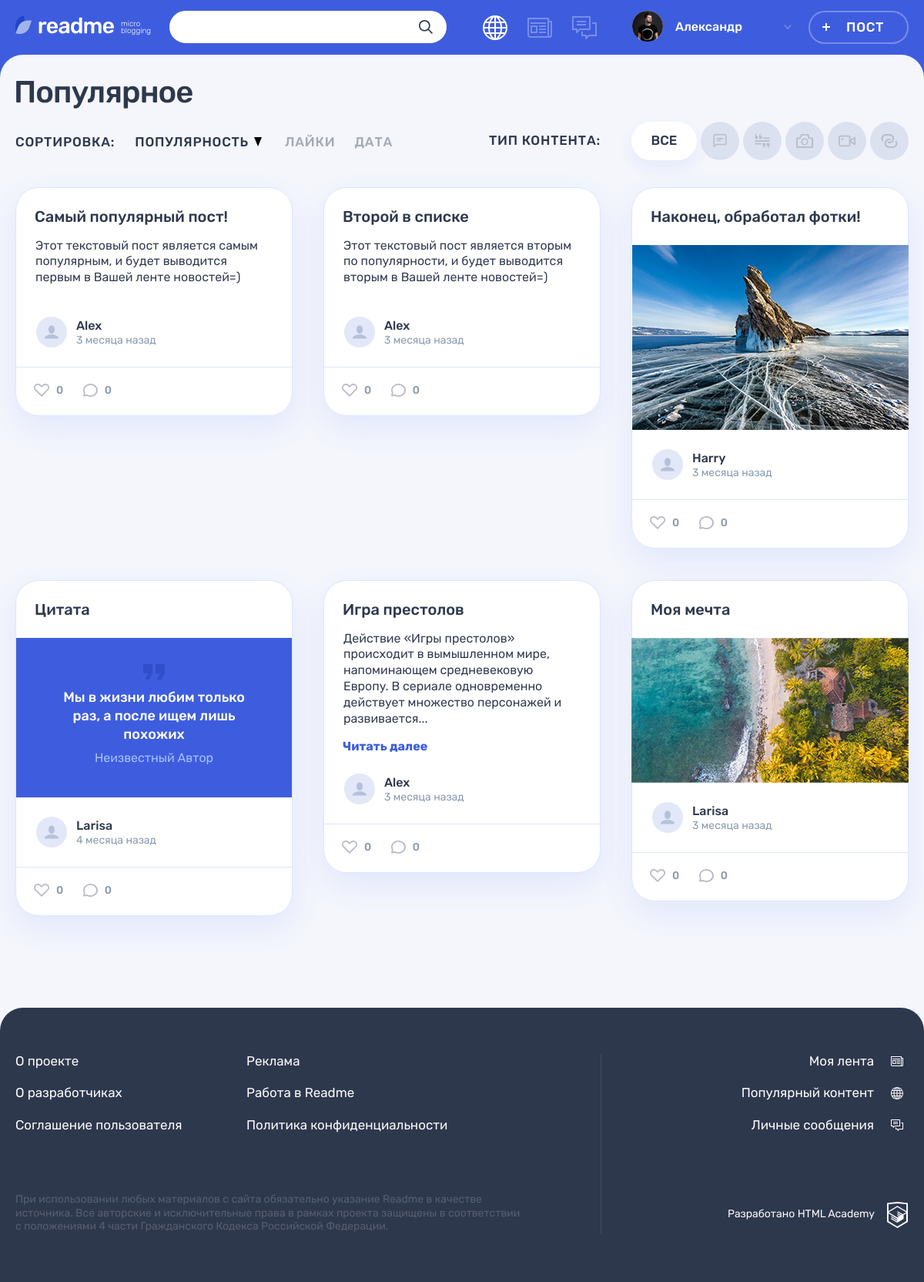
The page / on the database its author committed.
### tables this page shows
CREATE TABLE type_contents (
  id INT AUTO_INCREMENT PRIMARY KEY,
  name TINYTEXT NOT NULL UNIQUE,
  name_icon TINYTEXT NOT NULL UNIQUE
);

CREATE TABLE posts (
  id INT AUTO_INCREMENT PRIMARY KEY,
  date_create DATETIME NOT NULL,
  title VARCHAR(128) NOT NULL,
  text_content TEXT,
  quote_author TINYTEXT,
  image_url TINYTEXT,
  video_url TINYTEXT,
  link TINYTEXT,
  view_number INT,
  user_id INT,
  type_id INT,
  FOREIGN KEY (user_id) REFERENCES users (id),
  FOREIGN KEY (type_id) REFERENCES type_contents (id)
);

CREATE TABLE users (
  id INT AUTO_INCREMENT PRIMARY KEY,
  date_registration DATETIME NOT NULL,
  email CHAR(128) NOT NULL UNIQUE,
  login CHAR(128) NOT NULL UNIQUE,
  password CHAR(128) NOT NULL,
  avatar_url TINYTEXT
);

### helpers.php (called while the page is built, shortened)
<?php
function get_noun_plural_form(int $number, string $one, string $two, string $many): string
{
    $number = (int)$number;
    $mod10 = $number % 10;
    $mod100 = $number % 100;
    switch (true) {
        case ($mod10 >= 2 && $mod10 <= 4):
            return $two;
    }
}
function include_template($name, array $data = [])
{
    $name = 'templates/' . $name;
    extract($data);
    require $name;
    $result = ob_get_clean();
    return $result;
}

### templates/main.php (the view, shortened to what this page needs)
<div class="container">
    <h1 class="page__title page__title--popular">Популярное</h1>
</div>
<div class="popular container">
    <div class="popular__filters-wrapper">
        <div class="popular__sorting sorting">
            <b class="popular__sorting-caption sorting__caption">Сортировка:</b>
            <ul class="popular__sorting-list sorting__list">
                <li class="sorting__item sorting__item--popular">
                    <a class="sorting__link sorting__link--active" href="#">
                        <span>Популярность</span>
                        <svg class="sorting__icon" width="10" height="12">
                            <use xlink:href="#icon-sort"></use>
                        </svg>
                    </a>
                </li>
                <li class="sorting__item">
                    <a class="sorting__link" href="#">
                        <span>Лайки</span>
                    </a>
                </li>
                <li class="sorting__item">
                    <a class="sorting__link" href="#">
                        <span>Дата</span>
                    </a>
                </li>
            </ul>
        </div>
        <div class="popular__filters filters">
            <b class="popular__filters-caption filters__caption">Тип контента:</b>
            <ul class="popular__filters-list filters__list">
                <li class="popular__filters-item popular__filters-item--all filters__item filters__item--all">
                    <a class="filters__button filters__button--ellipse filters__button--all filters__button--active" href="#">
                        <span>Все</span>
                    </a>
                </li>
                <?php foreach ($content_types as $type) :?>
                    <li class="popular__filters-item filters__item">
                        <a class="filters__button filters__button--<?=$type['name_icon']?> button" href="#">
                            <svg class="filters__icon" width="22" height="18">
                                <use xlink:href="#icon-filter-<?=$type['name_icon']?>"></use>
                            </svg>
                        </a>
                    </li>
                <?php endforeach; ?>
            </ul>
        </div>
    </div>
    <div class="popular__posts">
        <?php foreach ($posts as $post): ?>
        <article class="popular__post post post-<?=$post['post_type']; ?>">
            <header class="post__header">
                <h2><?=$post['title']; ?></h2>
            </header>
            <div class="post__main">
                <?php if ($post['post_type'] === 'quote') :?>
                    <blockquote>
                        <p>
                            <?=$post['text_content']; ?>
                        </p>
                        <cite>Неизвестный Автор</cite>
                    </blockquote>
                <?php endif; ?>
                <?php if ($post['post_type'] === 'photo') :?>
                    <div class="post-photo__image-wrapper">
                        <img src="img/<?=$post['image_url']; ?>" alt="Фото от пользователя" width="360" height="240">
                    </div>
                <?php endif; ?>
                <?php if ($post['post_type'] === 'text') :?>
                    <?php if (isset($post['short_text'])) :?>
                        <p><?=$post['short_text']; ?></p>
                        <a class="post-text__more-link" href="#">Читать далее</a>
                    <?php else: ?>
                        <p><?=$post['text_content']; ?></p>
                    <?php endif; ?>
                <?php endif; ?>
            </div>
            <footer class="post__footer">
                <div class="post__author">
                    <a class="post__author-link" href="#" title="<?=$post['date_format']; ?>">
                        <div class="post__avatar-wrapper">
                        </div>
                        <div class="post__info">
                            <b class="post__author-name"><?=$post['login']; ?></b>
                            <time class="post__time" datetime="<?=$post['date_create']; ?>"><?=$post['date_relative']; ?></time>
                        </div>
                    </a>
                </div>
                <div class="post__indicators">
                    <div class="post__buttons">
                        <a class="post__indicator post__indicator--likes button" href="#" title="Лайк">
                            <svg class="post__indicator-icon" width="20" height="17">
                                <use xlink:href="#icon-heart"></use>
                            </svg>
                            <span>0</span>
                        </a>
                        <a class="post__indicator post__indicator--comments button" href="#" title="Комментарии">
                            <svg class="post__indicator-icon" width="19" height="17">
                                <use xlink:href="#icon-comment"></use>
                            </svg>
                            <span>0</span>
                        </a>
                    </div>
                </div>
            </footer>
        </article>
        <?php endforeach; ?>
    </div>
</div>

### index.php (shortened to what this page needs)
<?php
require('helpers.php');
$is_auth = rand(0, 1);
$user_name = 'Александр';
function getRelativeDateString($diff)
{
    $minutes = ceil($diff/60);
    $hours = ceil($minutes/60);
    $days = ceil($minutes/1440);
    $weeks = ceil($minutes/10080);
    $mounth = floor($weeks/4);
    if ($weeks >= 5) {
        return $mounth.' '.get_noun_plural_form($mounth, 'месяц', 'месяца', 'месяцев').' назад';
    }
}
function getRelativeDate($date)
{
    $pub_date = strtotime($date);
    $now = strtotime('now');
    $diff = $now - $pub_date;
    return getRelativeDateString($diff);
}
function getDateForTitle($date)
{
    return date('d.m.Y H:i', strtotime($date));
}
function getPostWithDate($post, $index)
{
    $post['date_relative'] = getRelativeDate($post['date_create']);
    $post['date_format'] = getDateForTitle($post['date_create']);
    return $post;
}
function getPostsWithDate($posts)
{
    $posts_with_date = Array();
    foreach ($posts as $key => $value) {
        $posts_with_date[] = getPostWithDate($value, $key);
    }
    return $posts_with_date;
}
function cropText($text, $limit = 300)
{
    if (strlen(utf8_decode($text)) <= $limit) {
        return $text;
    }
    $words = explode(' ', $text);
    $crop_text= '';
    $space_after_word = 1;
    $length = 0;
    foreach ($words as $key => $value) {
        $length += strlen(utf8_decode($value)) + $space_after_word;
        if ($length > $limit) {
            $crop_text = implode(' ', array_slice($words, 0, $key));
            break;
        }
    }
    return $crop_text.'...';
}
function getShortenPostText($post)
{
    if ($post['post_type'] !== 'text') {
        return $post;
    }
    $post['short_text'] = cropText($post['text_content']);
    if ($post['short_text'] === $post['text_content']) {
        unset($post['short_text']);
    }
    return $post;
}
function prepearingPost($post)
{
    $prepearing_post = Array();
    foreach ($post as $key => $value) {
        $prepearing_post[$key] = htmlspecialchars($value);
    }
    return getShortenPostText($prepearing_post);
}
function prepearingPosts($posts)
{
    $safe_posts = Array();
    foreach ($posts as $post) {
        if (is_array($post)) {
            $safe_posts[] = prepearingPost($post);
        }
    }
    return $safe_posts;
}
function connect()
{
    $connection = mysqli_connect(HOST, USER, PASSWORD, DATABASE);
    if ($connection === false) {
        print("Ошибка подключения: " . mysqli_connect_error());
        return;
    } else {
        mysqli_set_charset($connection, "utf8");
        return $connection;
    }
}
function getTypeContent($conection)
{
    $sql = "SELECT * FROM type_contents";
    $result = mysqli_query($conection, $sql);
    $result = mysqli_fetch_all($result, MYSQLI_ASSOC);
    return $result;
}
function getPopularPosts($conection)
{
    $sql = "
        SELECT
        p.id,
        date_create,
        title,
        text_content,
        quote_author,
        image_url,
        video_url,
        link,
        avatar_url,
        view_number,
        u.login,
        tc.name_icon as post_type
        FROM posts p
        JOIN users u ON p.user_id = u.id
        JOIN type_contents tc ON p.type_id = tc.id
        ORDER BY view_number DESC LIMIT 6;";
    $result = mysqli_query($conection, $sql);
    $result = mysqli_fetch_all($result, MYSQLI_ASSOC);
    return $result;
}
function getData()
{
    $conn = connect();
    $content_types = getTypeContent($conn);
    $popular_posts = getPopularPosts($conn);
    return [$content_types, $popular_posts];
}
[$content_types, $popular_posts] = getData();
$posts = getPostsWithDate($popular_posts);
$safe_data = prepearingPosts($posts);
$content = include_template('main.php', ['posts' => $safe_data, 'content_types' => $content_types]);
$data = [
    'content' => $content,
    'user_name' => htmlspecialchars($user_name),
    'is_auth' => $is_auth,
    'page_name' => 'readme',
];
print(include_template('layout.php', $data));
?>

### templates/layout.php (shortened to what this page needs)
<!DOCTYPE html>
<html lang="ru">
<head>
    <link rel="stylesheet" href="css/main.css">
</head>
<body class="page">
<header class="header">
    <div class="header__wrapper container">
        <div class="header__logo-wrapper">
            <a class="header__logo-link" href="main.html">
                <img class="header__logo" src="img/logo.svg" alt="Логотип readme" width="128" height="24">
            </a>
            <p class="header__topic">
                micro blogging
            </p>
        </div>
        <form class="header__search-form form" action="#" method="get">
            <div class="header__search">
                <input class="header__search-input form__input" type="search">
                <button class="header__search-button button" type="submit">
                    <svg class="header__search-icon" width="18" height="18">
                        <use xlink:href="#icon-search"></use>
                    </svg>
                </button>
            </div>
        </form>
        <div class="header__nav-wrapper">
            <?php if ($is_auth === 1):?>
                <nav class="header__nav">
                    <ul class="header__my-nav">
                        <li class="header__my-page header__my-page--popular">
                            <a class="header__page-link header__page-link--active" title="Популярный контент">
                            </a>
                        </li>
                        <li class="header__my-page header__my-page--feed">
                            <a class="header__page-link" href="feed.html" title="Моя лента">
                            </a>
                        </li>
                        <li class="header__my-page header__my-page--messages">
                            <a class="header__page-link" href="messages.html" title="Личные сообщения">
                            </a>
                        </li>
                    </ul>
                    <ul class="header__user-nav">
                        <li class="header__profile">
                            <a class="header__profile-link" href="#">
                                <div class="header__avatar-wrapper">
                                    <img class="header__profile-avatar" src="img/userpic-medium.jpg" alt="Аватар профиля">
                                </div>
                                <div class="header__profile-name">
                                    <span>
                                        <?=$user_name;?>
                                    </span>
                                    <svg class="header__link-arrow" width="10" height="6">
                                        <use xlink:href="#icon-arrow-right-ad"></use>
                                    </svg>
                                </div>
                            </a>
                        </li>
                        <li>
                            <a class="header__post-button button button--transparent" href="adding-post.html">Пост</a>
                        </li>
                    </ul>
                </nav>
            <?php endif;?>
        </div>
    </div>
</header>
<section class="page__main page__main--popular">
    <?=$content;?>
</section>
<footer class="footer">
    <div class="footer__wrapper">
        <div class="footer__container container">
            <div class="footer__site-info">
                <div class="footer__site-nav">
                    <ul class="footer__info-pages">
                        <li class="footer__info-page">
                            <a class="footer__page-link" href="#">О проекте</a>
                        </li>
                        <li class="footer__info-page">
                            <a class="footer__page-link" href="#">Реклама</a>
                        </li>
                        <li class="footer__info-page">
                            <a class="footer__page-link" href="#">О разработчиках</a>
                        </li>
                        <li class="footer__info-page">
                            <a class="footer__page-link" href="#">Работа в Readme</a>
                        </li>
                        <li class="footer__info-page">
                            <a class="footer__page-link" href="#">Соглашение пользователя</a>
                        </li>
                        <li class="footer__info-page">
                            <a class="footer__page-link" href="#">Политика конфиденциальности</a>
                        </li>
                    </ul>
                </div>
                <p class="footer__license">
                    При использовании любых материалов с сайта обязательно указание Readme в качестве источника. Все авторские и исключительные права в рамках проекта защищены в соответствии с положениями 4 части Гражданского Кодекса Российской Федерации.
                </p>
            </div>
            <div class="footer__my-info">
                <ul class="footer__my-pages">
                    <li class="footer__my-page footer__my-page--feed">
                        <a class="footer__page-link" href="feed.html">Моя лента</a>
                    </li>
                    <li class="footer__my-page footer__my-page--popular">
                        <a class="footer__page-link" href="popular.html">Популярный контент</a>
                    </li>
                    <li class="footer__my-page footer__my-page--messages">
                        <a class="footer__page-link" href="messages.html">Личные сообщения</a>
                    </li>
                </ul>
                <div class="footer__copyright">
                    <a class="footer__copyright-link" href="#">
                        <span>Разработано HTML Academy</span>
                        <svg class="footer__copyright-logo" width="27" height="34">
                            <use xlink:href="#icon-htmlacademy"></use>
                        </svg>
                    </a>
                </div>
            </div>
        </div>
    </div>
</footer>
</body>
</html>

### rows shown on the page
posts: title "Самый популярный пост!", text_content "Этот текстовый пост является самым популярным, и будет выводится первым в Вашей ленте новостей=)", user.login "Alex", date_relative "3 месяца назад"
posts: title "Второй в списке", text_content "Этот текстовый пост является вторым по популярности, и будет выводится вторым в Вашей ленте новостей=)", user.login "Alex", date_relative "3 месяца назад"
posts: title "Наконец, обработал фотки!", image_url (picture), user.login "Harry", date_relative "3 месяца назад"
posts: title "Цитата", text_content "Мы в жизни любим только раз, а после ищем лишь похожих", user.login "Larisa", date_relative "4 месяца назад"
posts: title "Игра престолов", short_text "Действие «Игры престолов» происходит в вымышленном мире, напоминающем средневековую Европу. В сериале одновременно действует множество персонажей и развивается...", user.login "Alex", date_relative "3 месяца назад"
posts: title "Моя мечта", image_url (picture), user.login "Larisa", date_relative "3 месяца назад"

### other values the page prints
$user_name "Александр"
